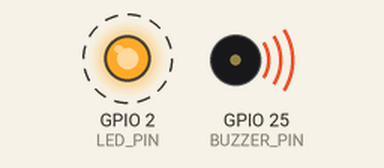
The sketch below on a simulated ESP32. On the bench: output pins drawn as LEDs (lit = HIGH), buzzer (waves = sounding, pin HIGH). Dashed ring = blinking. What the sketch prints to the serial monitor is not drawn.

Above: at 0.15 s.
Timing chart, 0 to 3.0 s (numbered marks = the images above):
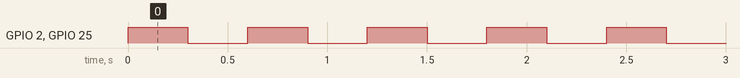

Measured:
- by itself, GPIO 2 (LED_PIN), GPIO 25 (BUZZER_PIN): alternates HIGH for 0.30 s and LOW for 0.30 s

The sketch:

blink-buzer-test.ino
```cpp
#include <Arduino.h>
#include <esp_arduino_version.h>

// Teste simples de hardware: LED D2 + buzzer em sincronia
// Ajuste conforme seu circuito
const int LED_PIN = 2;        // LED interno D2
const int BUZZER_PIN = 25;    // Pino do buzzer

// false = buzzer ativo (liga/desliga)
// true  = buzzer passivo (tom PWM)
const bool BUZZER_IS_PASSIVE = false;

// Configuração para buzzer passivo
const int BUZZER_TONE_HZ = 2200;
const int BUZZER_LEDC_CHANNEL = 0;
const int BUZZER_LEDC_RESOLUTION = 8;

void buzzerOn() {
  if (BUZZER_IS_PASSIVE) {
    #if ESP_ARDUINO_VERSION_MAJOR >= 3
      ledcWriteTone(BUZZER_PIN, BUZZER_TONE_HZ);
    #else
      ledcWriteTone(BUZZER_LEDC_CHANNEL, BUZZER_TONE_HZ);
    #endif
  } else {
    digitalWrite(BUZZER_PIN, HIGH);
  }
}

void buzzerOff() {
  if (BUZZER_IS_PASSIVE) {
    #if ESP_ARDUINO_VERSION_MAJOR >= 3
      ledcWriteTone(BUZZER_PIN, 0);
    #else
      ledcWriteTone(BUZZER_LEDC_CHANNEL, 0);
    #endif
  } else {
    digitalWrite(BUZZER_PIN, LOW);
  }
}

void setup() {
  Serial.begin(115200);
  pinMode(LED_PIN, OUTPUT);
  pinMode(BUZZER_PIN, OUTPUT);

  if (BUZZER_IS_PASSIVE) {
    #if ESP_ARDUINO_VERSION_MAJOR >= 3
      ledcAttach(BUZZER_PIN, BUZZER_TONE_HZ, BUZZER_LEDC_RESOLUTION);
    #else
      ledcSetup(BUZZER_LEDC_CHANNEL, BUZZER_TONE_HZ, BUZZER_LEDC_RESOLUTION);
      ledcAttachPin(BUZZER_PIN, BUZZER_LEDC_CHANNEL);
    #endif
  }

  digitalWrite(LED_PIN, LOW);
  buzzerOff();

  Serial.println("=== BLINK BUZZER TEST ===");
  Serial.printf("LED_PIN=%d | BUZZER_PIN=%d | PASSIVO=%s\n",
                LED_PIN,
                BUZZER_PIN,
                BUZZER_IS_PASSIVE ? "true" : "false");
}

void loop() {
  // ON por 300ms
  digitalWrite(LED_PIN, HIGH);
  buzzerOn();
  Serial.println("ON");
  delay(300);

  // OFF por 300ms
  digitalWrite(LED_PIN, LOW);
  buzzerOff();
  Serial.println("OFF");
  delay(300);
}
```
